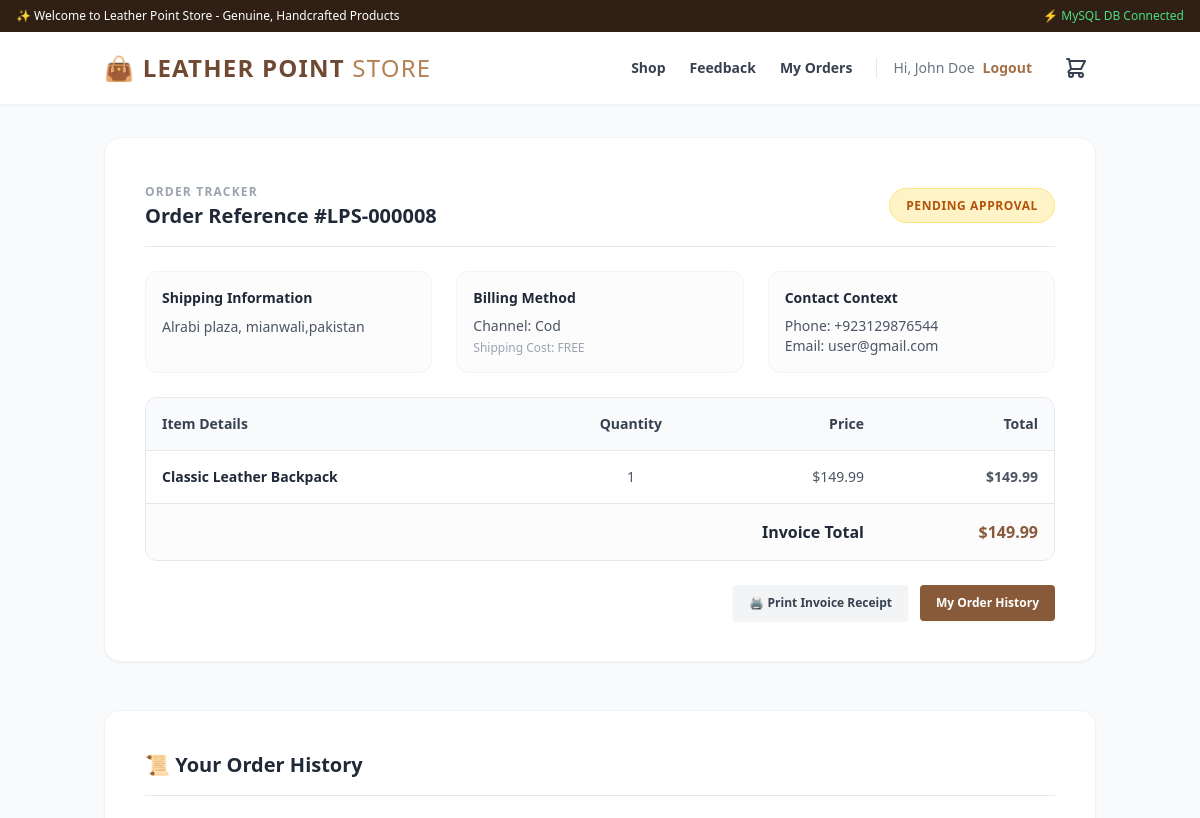
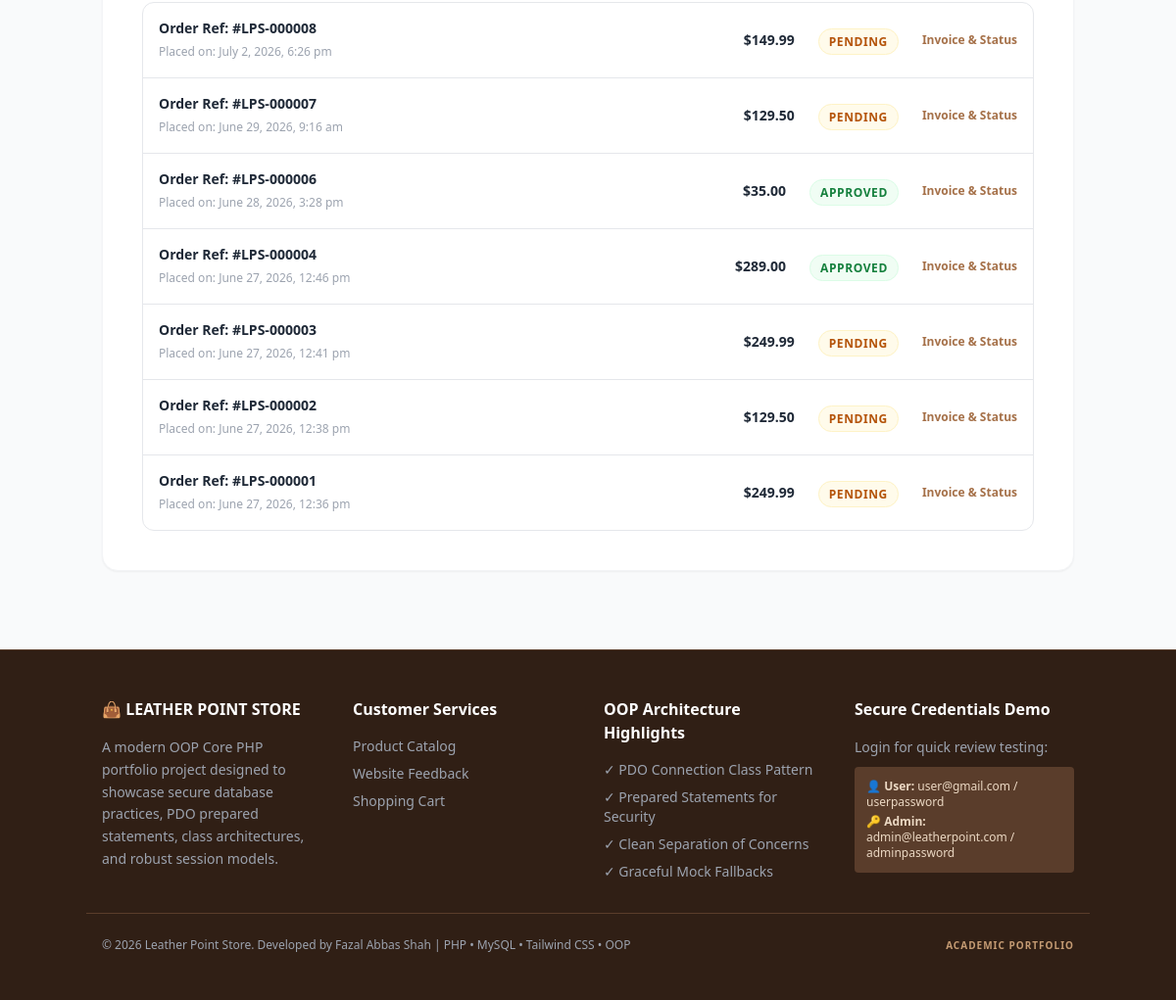
/order-status.php?id=8 (signed in), run on the app's committed database (2 pictures, top to bottom).
### tables this page shows
CREATE TABLE `orders` (
  `id` int(11) NOT NULL,
  `user_id` int(11) NOT NULL,
  `total_amount` decimal(10,2) NOT NULL,
  `payment_method` enum('credit_card','cod') NOT NULL,
  `status` enum('pending','approved','canceled') DEFAULT 'pending',
  `shipping_address` text NOT NULL,
  `phone` varchar(20) NOT NULL,
  `email` varchar(150) NOT NULL,
  `created_at` timestamp NOT NULL DEFAULT current_timestamp()
);

CREATE TABLE `order_items` (
  `id` int(11) NOT NULL,
  `order_id` int(11) NOT NULL,
  `product_id` int(11) NOT NULL,
  `price` decimal(10,2) NOT NULL,
  `quantity` int(11) NOT NULL
);

CREATE TABLE `products` (
  `id` int(11) NOT NULL,
  `category_id` int(11) NOT NULL,
  `subcategory_id` int(11) NOT NULL,
  `name` varchar(150) NOT NULL,
  `description` text DEFAULT NULL,
  `price` decimal(10,2) NOT NULL,
  `color` varchar(50) NOT NULL,
  `stock` int(11) NOT NULL DEFAULT 0,
  `image` varchar(255) DEFAULT NULL,
  `created_at` timestamp NOT NULL DEFAULT current_timestamp()
);

### classes/Order.php (called while the page is built, shortened)
<?php
class Order {
    private $conn;
    public function __construct($db) {
        $this->conn = $db;
    }
    public function getUserOrders($user_id) {
        $query = "SELECT * FROM orders WHERE user_id = :user_id ORDER BY created_at DESC";
        $stmt = $this->conn->prepare($query);
        $stmt->bindParam(":user_id", $user_id);
        $stmt->execute();
        return $stmt->fetchAll();
    }
    public function getOrderDetails($order_id) {
        $query = "SELECT o.*, u.name as user_name FROM orders o
                  JOIN users u ON o.user_id = u.id
                  WHERE o.id = :order_id LIMIT 1";
        $stmt = $this->conn->prepare($query);
        $stmt->bindParam(":order_id", $order_id);
        $stmt->execute();
        return $stmt->fetch();
    }
    public function getOrderItems($order_id) {
        $query = "SELECT oi.*, p.name as product_name, p.image FROM order_items oi
                  JOIN products p ON oi.product_id = p.id
                  WHERE oi.order_id = :order_id";
        $stmt = $this->conn->prepare($query);
        $stmt->bindParam(":order_id", $order_id);
        $stmt->execute();
        return $stmt->fetchAll();
    }
}
?>

### order-status.php (the view, shortened to what this page needs)
<?php
require_once "includes/header.php";
$id = isset($_GET['id']) ? intval($_GET['id']) : 0;
$order = null;
$order_items = [];
if ($id > 0) {
    if ($db_connected) {
        $order = $orderObj->getOrderDetails($id);
        if ($order && $order['user_id'] == $_SESSION['user_id']) {
            $order_items = $orderObj->getOrderItems($id);
        } else {
            $order = null;
        }
    }
}
$order_history = [];
if ($db_connected) {
    $order_history = $orderObj->getUserOrders($_SESSION['user_id']);
} else {
    foreach ($_SESSION['mock_orders'] as $ord) {
        if ($ord['user_id'] == $_SESSION['user_id']) {
            $order_history[] = $ord;
        }
    }
}
?>
<div class="space-y-12">
    <?php if ($order): ?>
        <div class="bg-white p-6 sm:p-10 rounded-2xl border border-gray-100 shadow-sm space-y-6">
            <div class="flex flex-col sm:flex-row justify-between items-start sm:items-center gap-4 border-b pb-4">
                <div>
                    <span class="text-xs font-bold text-gray-400 uppercase tracking-widest">ORDER TRACKER</span>
                    <h2 class="text-xl font-bold text-gray-800">Order Reference #LPS-<?php echo str_pad($order['id'], 6, "0", STR_PAD_LEFT); ?></h2>
                </div>
                <div>
                    <?php if ($order['status'] === 'approved'): ?>
                        <span class="bg-green-100 text-green-700 px-4 py-2 rounded-full text-xs font-bold border border-green-200 uppercase tracking-wider">Approved / Dispatched</span>
                    <?php elseif ($order['status'] === 'canceled'): ?>
                        <span class="bg-red-100 text-red-700 px-4 py-2 rounded-full text-xs font-bold border border-red-200 uppercase tracking-wider">Canceled</span>
                    <?php else: ?>
                        <span class="bg-amber-100 text-amber-700 px-4 py-2 rounded-full text-xs font-bold border border-amber-200 uppercase tracking-wider">Pending Approval</span>
                    <?php endif; ?>
                </div>
            </div>
            <div class="grid grid-cols-1 md:grid-cols-3 gap-6 text-sm text-gray-600">
                <div class="bg-gray-50/50 p-4 rounded-xl border border-gray-100">
                    <h4 class="font-bold text-gray-800 mb-2">Shipping Information</h4>
                    <p class="leading-relaxed"><?php echo htmlspecialchars($order['shipping_address']); ?></p>
                </div>
                <div class="bg-gray-50/50 p-4 rounded-xl border border-gray-100">
                    <h4 class="font-bold text-gray-800 mb-2">Billing Method</h4>
                    <p class="capitalize">Channel: <?php echo htmlspecialchars($order['payment_method']); ?></p>
                    <p class="text-xs text-gray-400 mt-1">Shipping Cost: FREE</p>
                </div>
                <div class="bg-gray-50/50 p-4 rounded-xl border border-gray-100">
                    <h4 class="font-bold text-gray-800 mb-2">Contact Context</h4>
                    <p>Phone: <?php echo htmlspecialchars($order['phone']); ?></p>
                    <p>Email: <?php echo htmlspecialchars($order['email']); ?></p>
                </div>
            </div>
            <div class="border rounded-xl overflow-hidden mt-6">
                <table class="w-full text-left text-sm">
                    <thead class="bg-gray-50 font-bold text-gray-700 border-b">
                        <tr>
                            <th class="p-4">Item Details</th>
                            <th class="p-4 text-center">Quantity</th>
                            <th class="p-4 text-right">Price</th>
                            <th class="p-4 text-right">Total</th>
                        </tr>
                    </thead>
                    <tbody class="divide-y text-gray-600">
                        <?php foreach($order_items as $item): ?>
                            <tr>
                                <td class="p-4 font-bold text-gray-800"><?php echo htmlspecialchars($item['name'] ?? $item['product_name']); ?></td>
                                <td class="p-4 text-center"><?php echo $item['quantity']; ?></td>
                                <td class="p-4 text-right">$<?php echo number_format($item['price'], 2); ?></td>
                                <td class="p-4 text-right font-semibold">$<?php echo number_format($item['price'] * $item['quantity'], 2); ?></td>
                            </tr>
                        <?php endforeach; ?>
                        <tr class="bg-gray-50/50 font-black text-gray-800 text-base">
                            <td colspan="3" class="p-4 text-right border-t">Invoice Total</td>
                            <td class="p-4 text-right text-leather-700 border-t">$<?php echo number_format($order['total_amount'], 2); ?></td>
                        </tr>
                    </tbody>
                </table>
            </div>
            <div class="flex justify-end gap-3 mt-4">
                <button onclick="window.print();" class="bg-gray-100 hover:bg-gray-200 text-gray-700 text-xs font-bold px-4 py-2.5 rounded transition shadow-sm">🖨️ Print Invoice Receipt</button>
                <a href="order-status.php" class="bg-leather-700 hover:bg-leather-800 text-white text-xs font-bold px-4 py-2.5 rounded transition shadow-sm">My Order History</a>
            </div>
        </div>
    <?php endif; ?>
    <div class="bg-white p-6 sm:p-10 rounded-2xl border border-gray-100 shadow-sm">
        <h2 class="text-xl font-bold text-gray-800 border-b pb-4 mb-6">📜 Your Order History</h2>
        <?php if (empty($order_history)): ?>
            <div class="text-center py-8 text-gray-500 text-sm">
                No orders found under this account. Explore our leather items and place an order!
            </div>
        <?php else: ?>
            <div class="border rounded-xl overflow-hidden divide-y">
                <?php foreach($order_history as $ord): ?>
                    <div class="p-4 flex flex-col sm:flex-row justify-between items-center gap-4 hover:bg-gray-50 transition">
                        <div>
                            <span class="block font-bold text-gray-800 text-sm">Order Ref: #LPS-<?php echo str_pad($ord['id'], 6, "0", STR_PAD_LEFT); ?></span>
                            <span class="text-xs text-gray-400">Placed on: <?php echo date("F j, Y, g:i a", strtotime($ord['created_at'])); ?></span>
                        </div>
                        <div class="flex items-center gap-6">
                            <span class="font-black text-gray-800 text-sm">$<?php echo number_format($ord['total_amount'], 2); ?></span>
                            <div>
                                <?php if ($ord['status'] === 'approved'): ?>
                                    <span class="bg-green-50 text-green-700 px-2.5 py-1 rounded-full text-xs font-semibold border border-green-100 uppercase tracking-wider">Approved</span>
                                <?php elseif ($ord['status'] === 'canceled'): ?>
                                    <span class="bg-red-50 text-red-700 px-2.5 py-1 rounded-full text-xs font-semibold border border-red-100 uppercase tracking-wider">Canceled</span>
                                <?php else: ?>
                                    <span class="bg-amber-50 text-amber-700 px-2.5 py-1 rounded-full text-xs font-semibold border border-amber-100 uppercase tracking-wider">Pending</span>
                                <?php endif; ?>
                            </div>
                            <a href="order-status.php?id=<?php echo $ord['id']; ?>" class="text-xs font-bold text-leather-600 hover:underline">Invoice & Status</a>
                        </div>
                    </div>
                <?php endforeach; ?>
            </div>
        <?php endif; ?>
    </div>
</div>
<?php require_once "includes/footer.php"; ?>

### data on the page
orders: id "000008", shipping_address "Alrabi plaza, mianwali,pakistan", payment_method "Cod", phone "+923129876544", email "user@gmail.com", total_amount "149.99", created_at "July 2, 2026, 6:26 pm", status "PENDING"
order_items: product.name "Classic Leather Backpack", quantity "1", price "149.99", $item['price']*$item['quantity'] "149.99"
orders: id "000007", created_at "June 29, 2026, 9:16 am", total_amount "129.50", status "PENDING"
orders: id "000006", created_at "June 28, 2026, 3:28 pm", total_amount "35.00", status "APPROVED"
orders: id "000004", created_at "June 27, 2026, 12:46 pm", total_amount "289.00", status "APPROVED"
orders: id "000003", created_at "June 27, 2026, 12:41 pm", total_amount "249.99", status "PENDING"
orders: id "000002", created_at "June 27, 2026, 12:38 pm", total_amount "129.50", status "PENDING"
orders: id "000001", created_at "June 27, 2026, 12:36 pm", total_amount "249.99", status "PENDING"

### other printed values
$_SESSION['user_name'] "John Doe"
